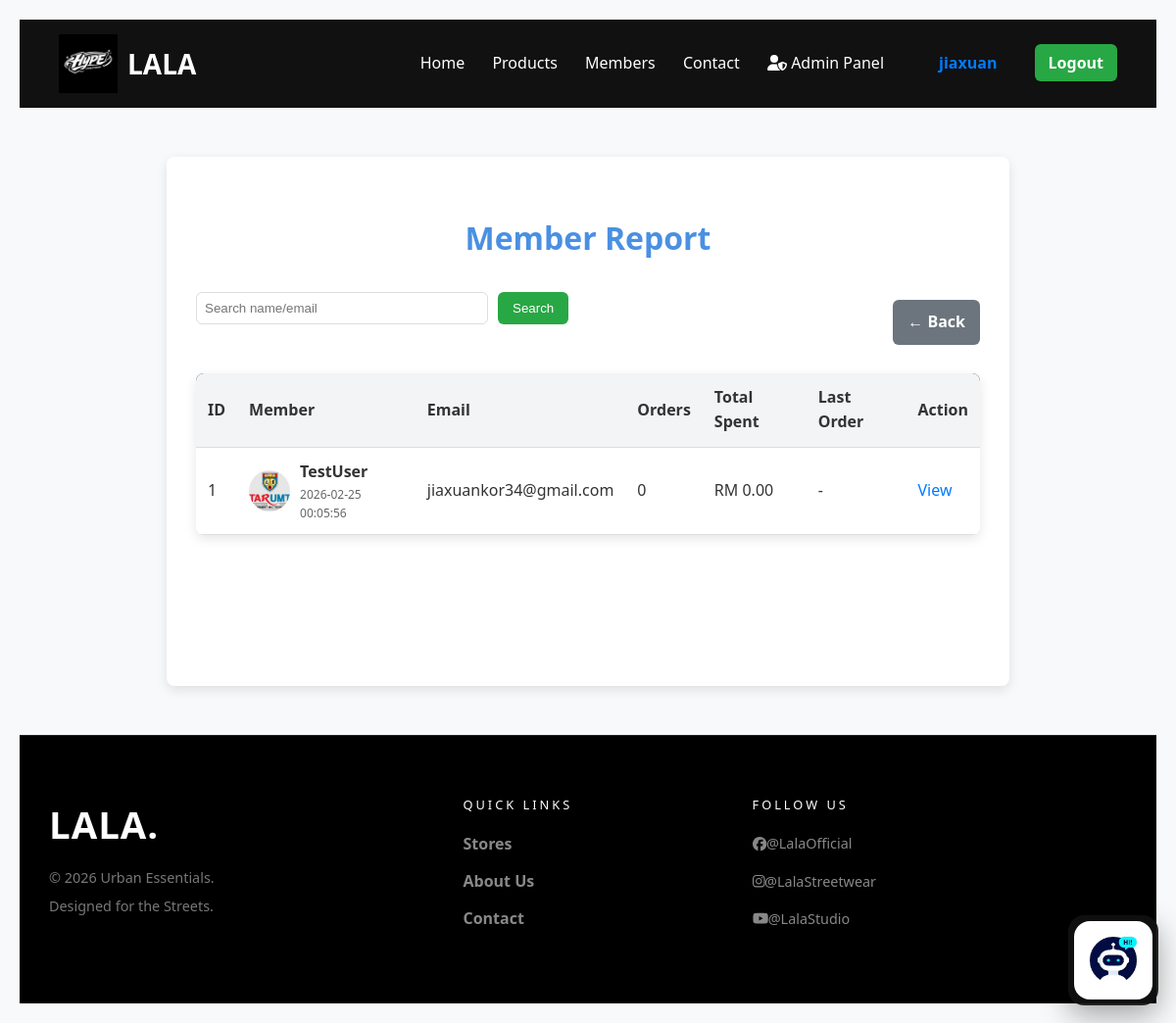
The app's page /public/member/report.php (signed in) with its own data.
### tables this page shows
CREATE TABLE `users` (
  `id` int(11) NOT NULL,
  `username` varchar(50) NOT NULL,
  `email` varchar(100) NOT NULL,
  `phone_num` varchar(15) NOT NULL,
  `password` varchar(255) NOT NULL,
  `role` enum('user','admin') NOT NULL DEFAULT 'user',
  `profile_image` varchar(255) NOT NULL DEFAULT '/assets/image/logo/default.png',
  `created_at` timestamp NOT NULL DEFAULT current_timestamp(),
  `reset_token` varchar(255) DEFAULT NULL,
  `reset_expiry` datetime DEFAULT NULL,
  `updated_at` timestamp NULL DEFAULT current_timestamp() ON UPDATE current_timestamp()
);

### public/member/report.php (the view, shortened to what this page needs)
<?php
require_once '../../config/db.php';
$search = trim($_GET['search'] ?? '');
$params = [];
$rows = [];
$where = "WHERE u.role = 'user'";
try {
    $sql = "
        SELECT
            u.id,
            u.username,
            u.email,
            u.profile_image,
            u.created_at,
            COALESCE(o.order_count, 0) AS order_count,
            COALESCE(o.total_spent, 0) AS total_spent,
            o.last_order_date
        FROM users u
        LEFT JOIN (
            SELECT email,
                   COUNT(*) AS order_count,
                   SUM(total_amount) AS total_spent,
                   MAX(order_date) AS last_order_date
            FROM orders
            GROUP BY email
        ) o ON o.email = u.email
        {$where}
        ORDER BY u.id DESC
    ";
    $stmt = $_db->prepare($sql);
    $stmt->execute($params);
    $rows = $stmt->fetchAll(PDO::FETCH_ASSOC);
} catch (Throwable $e) {
    $sql = "SELECT u.id, u.username, u.email, u.profile_image, u.created_at FROM users u {$where} ORDER BY u.id DESC";
    $stmt = $_db->prepare($sql);
    $stmt->execute($params);
    $rows = $stmt->fetchAll(PDO::FETCH_ASSOC);
    foreach ($rows as &$r) {
        $r['order_count'] = 0;
        $r['total_spent'] = 0;
        $r['last_order_date'] = null;
    }
    unset($r);
}
function report_app_root() {
    $scriptName = $_SERVER['SCRIPT_NAME'] ?? '';
    $parts = array_values(array_filter(explode('/', trim($scriptName, '/')), fn($p) => $p !== ''));
    $knownRoots = ['public', 'admin', 'assets', 'component', 'config', 'models', 'helper', 'lib'];
    return '';
}
function report_profile_img_src($raw) {
    $appRoot = report_app_root();
    $p = trim((string)$raw);
    $p = str_replace('\\', '/', $p);
    $p = ltrim($p, '/');
    return $appRoot . '/' . $p;
}
?>
<!DOCTYPE html>
<html lang="en">
<head>
    <link rel="stylesheet" href="member.css">
</head>
<body>
<?php include '../header.php'; ?>
<div class="container" style="margin-top: 50px; margin-bottom: 50px; min-height: 60vh;">
    <h2>Member Report</h2>
    <div style="display: flex; justify-content: space-between; align-items: center; margin-bottom: 20px; gap: 10px; flex-wrap: wrap;">
        <form method="GET" style="display: flex; gap: 10px;">
            <input type="text" name="search" placeholder="Search name/email" value="<?php echo htmlspecialchars($search); ?>"
                   style="padding: 8px; border-radius: 6px; border: 1px solid #ddd; width: 280px;">
            <button type="submit" style="padding: 8px 15px; background: #28a745; color: white; border: none; border-radius: 6px; cursor: pointer;">Search</button>
        </form>
        <a href="index.php" style="padding: 10px 15px; background: #6c757d; color: white; text-decoration: none; border-radius: 6px; font-weight: bold;">← Back</a>
    </div>
    <table style="width: 100%; border-collapse: collapse; background: white; border-radius: 8px; overflow: hidden; box-shadow: 0 4px 12px rgba(0,0,0,0.1);">
        <thead>
            <tr style="background: #111; color: white;">
                <th style="padding: 12px;">ID</th>
                <th style="padding: 12px;">Member</th>
                <th style="padding: 12px;">Email</th>
                <th style="padding: 12px;">Orders</th>
                <th style="padding: 12px;">Total Spent</th>
                <th style="padding: 12px;">Last Order</th>
                <th style="padding: 12px;">Action</th>
            </tr>
        </thead>
        <tbody>
        <?php if (count($rows) > 0): ?>
            <?php foreach ($rows as $r): ?>
                <?php
                    $photo_src = report_profile_img_src($r['profile_image'] ?? '');
                ?>
                <tr style="text-align: center; border-bottom: 1px solid #eee;">
                    <td style="padding: 12px;"><?php echo (int)$r['id']; ?></td>
                    <td style="padding: 12px; text-align:left;">
                        <div style="display:flex; align-items:center; gap:10px;">
                            <img src="<?php echo $photo_src; ?>" width="42" height="42" style="border-radius:50%; object-fit:cover;">
                            <div>
                                <div style="font-weight:700;"><?php echo htmlspecialchars($r['username']); ?></div>
                                <div style="color:#666; font-size:12px;"><?php echo htmlspecialchars($r['created_at'] ?? ''); ?></div>
                            </div>
                        </div>
                    </td>
                    <td style="padding: 12px;"><?php echo htmlspecialchars($r['email']); ?></td>
                    <td style="padding: 12px;"><?php echo (int)($r['order_count'] ?? 0); ?></td>
                    <td style="padding: 12px;">RM <?php echo number_format((float)($r['total_spent'] ?? 0), 2); ?></td>
                    <td style="padding: 12px;"><?php echo htmlspecialchars($r['last_order_date'] ?? '-'); ?></td>
                    <td style="padding: 12px;">
                        <a href="report_detail.php?id=<?php echo (int)$r['id']; ?>" style="color: #007bff; text-decoration: none;">View</a>
                    </td>
                </tr>
            <?php endforeach; ?>
        <?php else: ?>
            <tr>
                <td colspan="7" style="padding: 20px; text-align: center;">No members found.</td>
            </tr>
        <?php endif; ?>
        </tbody>
    </table>
</div>
<?php include '../footer.php'; ?>
</body>
</html>

### public/member/member.css (style rules this page uses)
:root { --primary-color: #4a90e2; --secondary-color: #f3f4f6; --text-color: #333; --border-color: #ddd; --success-color: #28a745; --danger-color: #dc3545; }
body { font-family: 'Segoe UI', Tahoma, Geneva, Verdana, sans-serif; background-color: #f8f9fa; color: var(--text-color); line-height: 1.6; margin: 0; padding: 20px; }
.container { max-width: 800px; margin: 0 auto; background-color: #fff; padding: 30px; border-radius: 8px; box-shadow: 0 4px 12px rgba(0, 0, 0, 0.1); }
h2 { color: var(--primary-color); text-align: center; margin-bottom: 30px; font-size: 2rem; }
form { margin-bottom: 30px; display: flex; flex-wrap: wrap; gap: 10px; justify-content: center; }
form input[type="text"], form input[type="email"], form input[type="file"] { padding: 10px; border: 1px solid var(--border-color); border-radius: 4px; flex: 1; min-width: 200px; }
form button { padding: 10px 20px; background-color: var(--primary-color); color: white; border: none; border-radius: 4px; cursor: pointer; transition: background-color 0.3s; }
table { width: 100%; border-collapse: collapse; margin-top: 20px; }
th, td { padding: 15px; text-align: left; border-bottom: 1px solid var(--border-color); }
th { background-color: var(--secondary-color); color: var(--text-color); font-weight: 600; }
a { color: var(--primary-color); text-decoration: none; transition: color 0.3s; }

### records on screen
users: id "1", profile_image (placeholder picture), username "TestUser", created_at "2026-02-25 00:05:56", email "jiaxuankor34@gmail.com", order_count "0", total_spent "0.00", last_order_date "-"

### other values on screen
$sessionUserName !== '' ? $sessionUserName : 'User' "jiaxuan"
